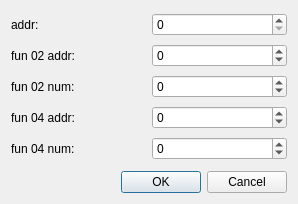
<?xml version="1.0" encoding="UTF-8"?>
<ui version="4.0">
 <class>AddrEditDialog</class>
 <widget class="QDialog" name="AddrEditDialog">
  <property name="geometry">
   <rect>
    <x>0</x>
    <y>0</y>
    <width>298</width>
    <height>204</height>
   </rect>
  </property>
  <property name="windowTitle">
   <string>Ges Equipment Edit</string>
  </property>
  <layout class="QVBoxLayout" name="verticalLayout">
   <item>
    <widget class="QWidget" name="widget" native="true">
     <layout class="QVBoxLayout" name="verticalLayout_2">
      <property name="margin">
       <number>0</number>
      </property>
      <item>
       <widget class="QWidget" name="widget_2" native="true">
        <layout class="QGridLayout" name="gridLayout">
         <property name="margin">
          <number>0</number>
         </property>
         <item row="2" column="0">
          <widget class="QLabel" name="label_14">
           <property name="text">
            <string>fun 02 num:</string>
           </property>
          </widget>
         </item>
         <item row="1" column="1">
          <widget class="QSpinBox" name="spinBox">
           <property name="minimum">
            <number>-100000</number>
           </property>
           <property name="maximum">
            <number>100000</number>
           </property>
          </widget>
         </item>
         <item row="1" column="0">
          <widget class="QLabel" name="label_6">
           <property name="text">
            <string>fun 02 addr:</string>
           </property>
          </widget>
         </item>
         <item row="0" column="1">
          <widget class="QSpinBox" name="spinBox_5">
           <property name="maximum">
            <number>255</number>
           </property>
          </widget>
         </item>
         <item row="0" column="0">
          <widget class="QLabel" name="label_10">
           <property name="text">
            <string>addr:</string>
           </property>
          </widget>
         </item>
         <item row="3" column="0">
          <widget class="QLabel" name="label_11">
           <property name="text">
            <string>fun 04 addr:</string>
           </property>
          </widget>
         </item>
         <item row="4" column="0">
          <widget class="QLabel" name="label_19">
           <property name="text">
            <string>fun 04 num:</string>
           </property>
          </widget>
         </item>
         <item row="2" column="1">
          <widget class="QSpinBox" name="spinBox_2">
           <property name="minimum">
            <number>-100000</number>
           </property>
           <property name="maximum">
            <number>100000</number>
           </property>
          </widget>
         </item>
         <item row="3" column="1">
          <widget class="QSpinBox" name="spinBox_3">
           <property name="minimum">
            <number>-100000</number>
           </property>
           <property name="maximum">
            <number>100000</number>
           </property>
          </widget>
         </item>
         <item row="4" column="1">
          <widget class="QSpinBox" name="spinBox_4">
           <property name="minimum">
            <number>-100000</number>
           </property>
           <property name="maximum">
            <number>100000</number>
           </property>
          </widget>
         </item>
        </layout>
       </widget>
      </item>
     </layout>
    </widget>
   </item>
   <item>
    <widget class="QDialogButtonBox" name="buttonBox">
     <property name="orientation">
      <enum>Qt::Horizontal</enum>
     </property>
     <property name="standardButtons">
      <set>QDialogButtonBox::Cancel|QDialogButtonBox::Ok</set>
     </property>
    </widget>
   </item>
  </layout>
 </widget>
 <resources/>
 <connections>
  <connection>
   <sender>buttonBox</sender>
   <signal>accepted()</signal>
   <receiver>AddrEditDialog</receiver>
   <slot>accept()</slot>
   <hints>
    <hint type="sourcelabel">
     <x>248</x>
     <y>254</y>
    </hint>
    <hint type="destinationlabel">
     <x>157</x>
     <y>274</y>
    </hint>
   </hints>
  </connection>
  <connection>
   <sender>buttonBox</sender>
   <signal>rejected()</signal>
   <receiver>AddrEditDialog</receiver>
   <slot>reject()</slot>
   <hints>
    <hint type="sourcelabel">
     <x>316</x>
     <y>260</y>
    </hint>
    <hint type="destinationlabel">
     <x>286</x>
     <y>274</y>
    </hint>
   </hints>
  </connection>
 </connections>
</ui>
